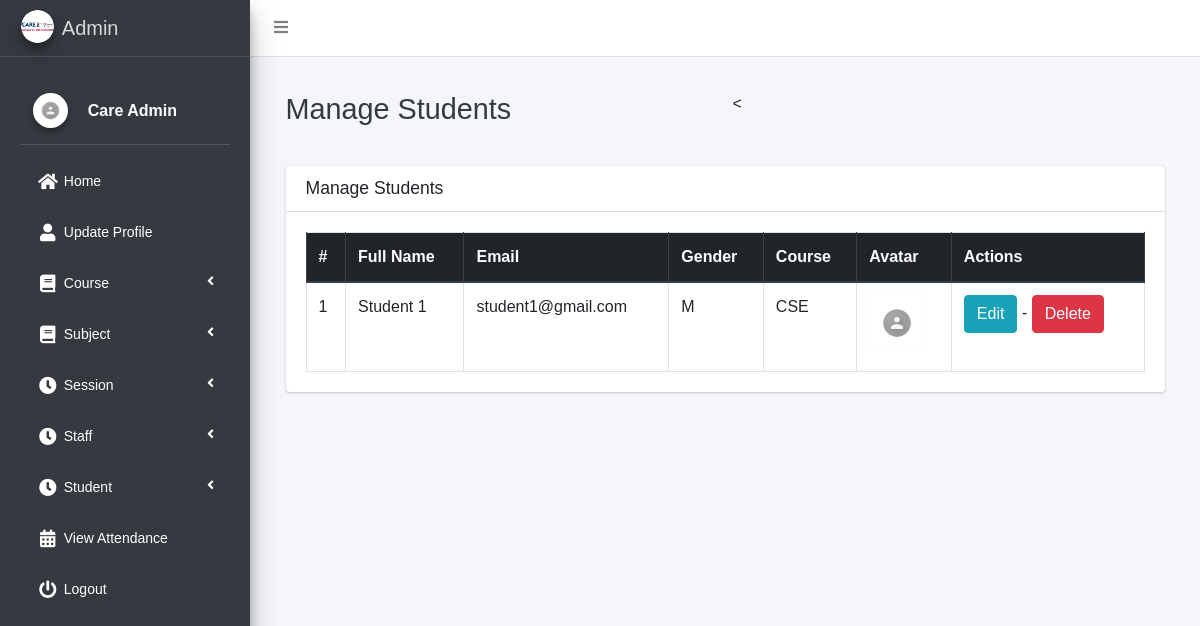
Page /student/manage/ (signed in) on the committed database.
### main_app/models.py (models this page shows, shortened)
class CustomUser(AbstractUser):
    USER_TYPE = ((1, "HOD"), (2, "Staff"), (3, "Student"))
    GENDER = [("M", "Male"), ("F", "Female")]
    username = None  # Removed username, using email instead
    email = models.EmailField(unique=True)
    user_type = models.CharField(default=1, choices=USER_TYPE, max_length=1)
    gender = models.CharField(max_length=1, choices=GENDER)
    profile_pic = models.ImageField()
    address = models.TextField()
    fcm_token = models.TextField(default="")  # For firebase notifications
    created_at = models.DateTimeField(auto_now_add=True)
    updated_at = models.DateTimeField(auto_now=True)
    USERNAME_FIELD = "email"
    REQUIRED_FIELDS = []
    objects = CustomUserManager()
    def __str__(self):
        return self.first_name + " " + self.last_name

class Student(models.Model):
    admin = models.OneToOneField(CustomUser, on_delete=models.CASCADE)
    course = models.ForeignKey(Course, on_delete=models.DO_NOTHING, null=True, blank=False)
    session = models.ForeignKey(Session, on_delete=models.DO_NOTHING, null=True)

class Course(models.Model):
    name = models.CharField(max_length=120)
    created_at = models.DateTimeField(auto_now_add=True)
    updated_at = models.DateTimeField(auto_now=True)

### main_app/hod_views.py (the view)
# urls.py: path("student/manage/", hod_views.manage_student, name='manage_student'),
def manage_student(request):
    students = CustomUser.objects.filter(user_type=3)
    context = {
        'students': students,
        'page_title': 'Manage Students'
    }
    return render(request, "hod_template/manage_student.html", context)

### main_app/templates/hod_template/manage_student.html
{% extends 'main_app/base.html' %}
{% load static %}
{% block page_title %}{{page_title}}{% endblock page_title %}
{% block content %}
<section class="content">
    <div class="container-fluid">
        <div class="row">
            <div class="col-md-12">
                <div class="card">
                    <div class="card-header">
                        <h3 class="card-title">{{page_title}}</h3>
                    </div>
                    <div class="card-body">
                        <table id="example2" class="table table-bordered table-hover">
                            <thead class="thead-dark">
                                <tr>
                                    <th>#</th>
                                    <th>Full Name</th>
                                    <th>Email</th>
                                    <th>Gender</th>
                                    <th>Course</th>
                                    <th>Avatar</th>
                                    <th>Actions</th>
                                </tr>
                            </thead>
                            <tbody>
                                {% for student in students %}
                                <tr>
                                    <td>{{ forloop.counter }}</td>
                                    <td>{{student.first_name}} {{student.last_name}}</td>
                                    <td>{{student.email}}</td>
                                    <td>{{student.gender}}</td>
                                    <td>{{student.student.course.name}}</td>
                                    <td>
                                        {% if student.profile_pic == ""  %}
                                        No Image
                                        {% else %}
                                        <img class="img img-fluid mb-2" height="56" width="56"
                                            src="{{student.profile_pic}}" alt="">
                                        {% endif %}
                                    </td>
                                    <td><a href="{% url 'edit_student' student.student.id %}" class="btn btn-info">Edit</a> -
                                        <a href="{% url 'delete_student' student.student.id %}" class="btn btn-danger" onclick="return confirm('Are you sure about this ?')">Delete</a>
                                    </td>
                                </tr>
                                {% endfor %}
                            </tbody>
                        </table>
                    </div>
                </div>
            </div>
        </div>
    </div>
</section>
{% endblock content %}

### main_app/templates/main_app/sidebar_template.html (shortened to what this page needs)
{% load static %}
<!DOCTYPE html>
<html lang="en">
<head>
</head>
<body>
    <aside class="main-sidebar sidebar-dark-info elevation-4">
    {% if request.user.user_type == '1' %}
    <a href="{% url 'admin_home' %}" class="brand-link">
        <img src="{% static 'dist/img/admin.png' %} " alt="admin"
            class="brand-image img-circle elevation-3" >
        <span class="brand-text font-weight-light">Admin</span>
    </a>
    <div class="sidebar">
        <div class="user-panel mt-3 pb-3 mb-3 d-flex">
            <div class="image">
                <img src="{{ request.user.profile_pic}}" class="img-circle elevation-2" alt="User Image">
            </div>
            <div class="info">
                <a href="#" class="d-block">{{user}}</a>
            </div>
        </div>
        <nav class="mt-2">
<ul class="nav nav-pills nav-sidebar flex-column" data-widget="treeview" role="menu" data-accordion="false">
                    <li class="nav-item">
                        <a href="{% url 'admin_home' %}" class="nav-link {% if request.path == admin_home %} active {% endif %}">
                            <i class="nav-icon fas fa-home"></i>
                            <p>Home</p>
                        </a>
                    </li>
                    <li class="nav-item">
                        <a href="{% url 'admin_view_profile' %}" class="nav-link {% if request.path == admin_view_profile %} active {% endif %}">
                            <i class="nav-icon fas fa-user"></i>
                            <p>Update Profile</p>
                        </a>
                    </li>
                    <li class="nav-item has-treeview">
                        <a href="#" class="nav-link">
                            <i class="nav-icon fas fa-book"></i>
                            <p>Course<i class="fas fa-angle-left right"></i></p>
                        </a>
                    </li>
                    <li class="nav-item has-treeview">
                        <a href="#" class="nav-link">
                            <i class="nav-icon fas fa-book"></i>
                            <p>Subject<i class="fas fa-angle-left right"></i></p>
                        </a>
                    </li>
                    <li class="nav-item has-treeview">
                        <a href="#" class="nav-link">
                            <i class="nav-icon fas fa-clock"></i>
                            <p>Session<i class="fas fa-angle-left right"></i></p>
                        </a>
                    </li>
                    <li class="nav-item has-treeview">
                        <a href="#" class="nav-link">
                            <i class="nav-icon fas fa-clock"></i>
                            <p>Staff<i class="fas fa-angle-left right"></i></p>
                        </a>
                    </li>
                                        <li class="nav-item has-treeview">
                        <a href="#" class="nav-link">
                            <i class="nav-icon fas fa-clock"></i>
                            <p>Student<i class="fas fa-angle-left right"></i></p>
                        </a>
                    </li>
                    <li class="nav-item">
                        <a href="{% url 'admin_view_attendance' %}" class="nav-link {% if request.path == admin_view_attendance %} active {% endif %}">
                            <i class="nav-icon fas fa-calendar-alt"></i>
                            <p>View Attendance</p>
                        </a>
                    </li>
                                        {% endif %}
                                        <li class="nav-item">
                                            <a href="{% url 'user_logout' %}"
                                                onclick="return confirm('Your session would be terminated.\n\nProceed?')"
                                                class="nav-link">
                                                <i class="nav-icon fas fa-power-off"></i>
                                                <p>
                                                    Logout
                                                </p>
                                            </a>
                                        </li>
                                    </ul>
                                </nav>
                            </div>
</aside>
</body>
</html>

### main_app/templates/main_app/sidebar_template.html (style rules this page uses)
body { margin: 0; font-family: Arial, sans-serif; background-color: #f4f6f9; }
.sidebar { background: #fffff; padding: 20px; height: 90vh; width: 250px; box-shadow: 0 4px 6px rgba(0, 0, 0, 0.1); }
.sidebar .nav-sidebar > .nav-item > .nav-link { color: #ffffff; border-radius: 4px; padding: 10px 15px; margin-bottom: 10px; font-size: 14px; transition: all 0.3s ease; display: flex; align-items: center; }
.sidebar .nav-icon { margin-right: 10px; font-size: 18px; }
.sidebar .nav-item.has-treeview > .nav-link .fas.fa-angle-left { margin-left: auto; }
.user-panel { display: flex; align-items: center; margin-bottom: 20px; }
.user-panel .image img { border-radius: 50%; width: 35px; height: 35px; }
.user-panel .info { margin-left: 10px; }
.user-panel .info a { font-weight: bold; color: #ffffff; }

### rows in the picture
CustomUser: user.profile_pic (picture), first_name+last_name "Care Admin"
CustomUser: first_name "Student", last_name "1", email "student1@gmail.com", gender "M", student.course.name "CSE", profile_pic (picture)

### other values in the picture
{{ page_title }} "Manage Students"
